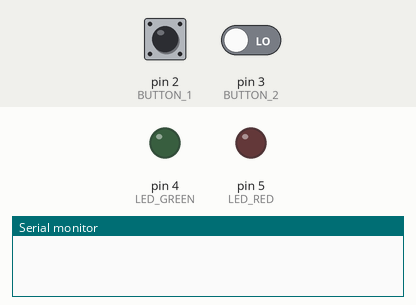
This sketch was run on a simulated Arduino Uno, built with avr-gcc and run on an emulated ATmega328P. On the bench: output pins drawn as LEDs (lit = HIGH), the last lines printed to the serial monitor. Inputs (shaded band) come from the test bench; at power-on: pin 2 (BUTTON_1) HIGH, pin 3 (BUTTON_2) LOW.

Above: at 1.2 s.
1.3 s: pin 2 (BUTTON_1) pulled LOW for 0.15 s
At 2.1 s:
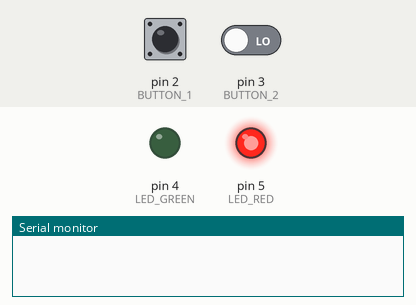
3.8 s: pin 2 (BUTTON_1) pulsed LOW 2 times (0.12 s each, 0.3 s apart)
At 4.9 s:
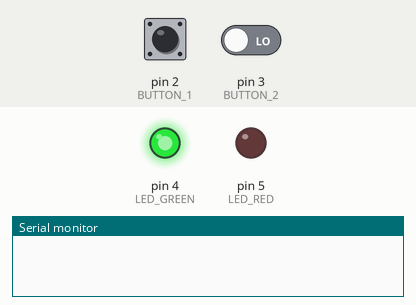
6.6 s: pin 2 (BUTTON_1) driven LOW and pin 3 (BUTTON_2) driven HIGH
At 7.0 s:
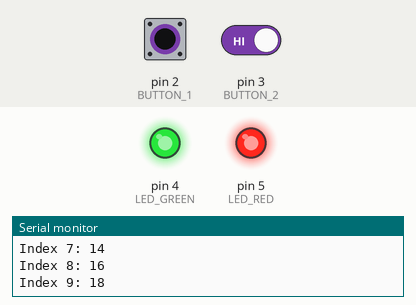
Timing chart, 0 to 11.3 s (numbered marks = the images above; inputs shaded):
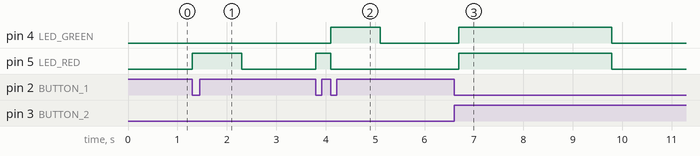

The sketch:

question_3.ino
```cpp
/* Question 3 - WITH INTERRUPTS!
 *
 *  We would like to develop a simple calculator with the following specifications:
 *  a) There will be three arrays each with 10 elements. The first two arrays will have integer numbers.
 *     The third array will be empty. We will apply arithmetic operations on the first two arrays.
 *  b) When the button is pressed once, a counter will be incremented once. This will correspond to
 *     the addition operation. The red color LED will turn on.
 *  c) When the button is pressed twice, the counter will be incremented twice. This will correspond
 *     to the subtraction operation. The green color LED will turn on.
 *  d) When the button is pressed three times, the counter will be incremented thrice. This will
 *     correspond to the multiplication operation. The blue color LED will turn on.
 *  e) When a second button is pressed, the selected operation will be applied on the two elements of
 *     the first and second arrays. The result will be saved in the third array and all LEDs will turn off.
 *     The operation will be applied to all remaining array elements. When all the results are saved, all
 *     LEDs will turn on.
 *
 */

#define LED_GREEN 4                                       // Green LED pin
#define LED_RED 5                                         // Red LED pin
#define BUTTON_1 2                                        // First button pin
#define BUTTON_2 3                                        // Second button pin
#define TIMER_COMPARE_VALUE 6250                          // 100ms

int gCalc1[10] = {0, 1, 2, 3, 4, 5, 6, 7, 8, 9};          // First integer array
int gCalc2[10] = {0, 1, 2, 3, 4, 5, 6, 7, 8, 9};          // Second integer array
int gCalc3[10];                                           // Result array

volatile unsigned long gISRTimer = 0;                     // Timer variable
volatile int gISRButton = 0;                              // Button press flag
volatile unsigned long gISRLastPressTime = 0;             // Last button press time
volatile int gISRPressCount = 0;                          // Number of button presses

void setup() {
  Serial.begin(9600);                                     // Start serial at 9600 baud rate

  pinMode(LED_GREEN, OUTPUT);                             // Set LED pins as output
  pinMode(LED_RED, OUTPUT);

  pinMode(BUTTON_1, INPUT);                               // Setup buttons as input
  pinMode(BUTTON_2, INPUT);

  // Setup interrupt to button pin on falling edge
  attachInterrupt(digitalPinToInterrupt(BUTTON_1), isr_button, FALLING);

  // Initialize Timer1 (16 bit)
  // Speed = 16Mhz/256 = 62.5kHz
  noInterrupts();
  TCCR1A=0;
  TCCR1B=0;
  OCR1A=TIMER_COMPARE_VALUE;                              // compare match register 16Mhz/256
  TCCR1B |= (1<<WGM12);                                   // CTC mode

  // Start Timer by setting the prescaler
  TCCR1B |= (1<<CS12);                                    // 256 prescler
  TIMSK1 |= (1<<OCIE1A);                                  // enable timer compare interrupt
  interrupts();
}
void loop() {
  unsigned long currentTime;
  unsigned long lastPressTime;
  int count;

  currentTime = gISRTimer;                                // get current time
  lastPressTime = gISRLastPressTime;                      // get last press time
  count = gISRPressCount;                                 // get press count

  // Reset the press count if more than 1 second has passed
  // since the clock is in 100ms increments, 10 increments = 1 second
  if ((currentTime - lastPressTime > 10) && (count != 0)) {
    gISRPressCount = 0;                                   // reset press count
    count = 0;                                            // Update local variable so LEDs update immediately
  }

  // Update the LEDs based on the count value to show operation (ADD, SUB, MUL)
  if (count == 0) {
    digitalWrite(LED_RED, LOW);                           // Red LED off
    digitalWrite(LED_GREEN, LOW);                         // Green LED off
  }
  else if (count == 1) {                                  // Addition
    digitalWrite(LED_RED, HIGH);                          // Red LED on
    digitalWrite(LED_GREEN, LOW);                         // Green LED off
  }
  else if (count == 2) {                                  // Subtraction
    digitalWrite(LED_RED, LOW);                           // Red LED off
    digitalWrite(LED_GREEN, HIGH);                        // Green LED on
  }
  else if (count == 3) {                                  // Multiplication
    digitalWrite(LED_RED, HIGH);                          // Red LED on
    digitalWrite(LED_GREEN, HIGH);                        // Green LED on
  }

  // Second button pressed:
  // Perform calculation based on count value
  if (digitalRead(BUTTON_2) == HIGH && count > 0) {

    digitalWrite(LED_RED, LOW);                           // Turn off Red LED
    digitalWrite(LED_GREEN, LOW);

    Serial.println("Starting Calculation...");

    // For loop going through array and performing selected operation
    for (int i = 0; i < 10; i++) {
      if (count == 1) {
        gCalc3[i] = gCalc1[i] + gCalc2[i];                // Addition
      }
      else if (count == 2) {
        gCalc3[i] = gCalc1[i] - gCalc2[i];                // Subtraction
      }
      else if (count == 3) {
        gCalc3[i] = gCalc1[i] * gCalc2[i];                // Multiplication
      }

      // Print the result
      Serial.print("Index ");
      Serial.print(i);
      Serial.print(": ");
      Serial.println(gCalc3[i]);
    }

    // All calculations done turn on all LEDs
    digitalWrite(LED_RED, HIGH);
    digitalWrite(LED_GREEN, HIGH);

    // Wait before allowing next calculation
    delay(3000);

    // Reset counter
    gISRPressCount = 0;
  }

  // Small delay
  delay(100);
}

ISR(TIMER1_COMPA_vect) {
  gISRTimer++;                                            // Increment timer every 100ms
}

void isr_button() {
  unsigned long currentTime = gISRTimer;                  // Get the current time

  // If the current time minus the last press time is greater than 200ms,
  // consider it a new press and increment the press count
  if (currentTime - gISRLastPressTime > 2) {
    gISRPressCount++;                                     // Increment press count

    if (gISRPressCount > 3) {
      gISRPressCount = 3;                                 // Only allow up to 3 presses (only 3 operations)
    }

    gISRLastPressTime = currentTime;                      // Update the time to current time
  }
}
```

Measured:
- after the input at 1.3 s, pin 5 (LED_RED): LOW → HIGH at once, → LOW 1.0 s later
- after the input at 3.8 s, pin 4 (LED_GREEN): LOW → HIGH after 0.30 s, → LOW 1.0 s later; pin 5 (LED_RED): LOW → HIGH at once, → LOW 0.30 s later
- after the input at 6.6 s, pin 4 (LED_GREEN), pin 5 (LED_RED): LOW → HIGH after 0.09 s, → LOW 3.1 s later
